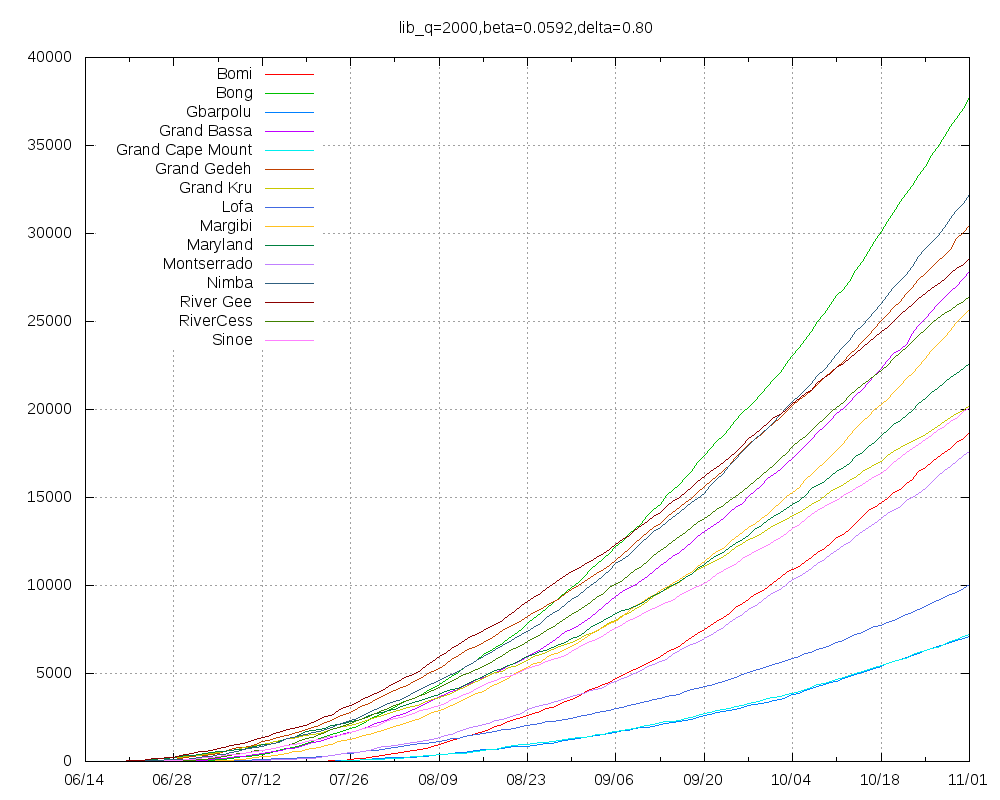

Write the gnuplot code that produced this figure.
set title "lib_q=2000,beta=0.0592,delta=0.80"
set key top left
set grid
set xdata time
set timefmt "%Y-%m-%d"
set terminal png size 1000,800
set output "lib_q=2000,beta=0.0592,delta=0.80.png"
plot "Bomi.tab" using 1:2 title "Bomi" with lines,"Bong.tab" using 1:2 title "Bong" with lines,"Gbarpolu.tab" using 1:2 title "Gbarpolu" with lines,"Grand_Bassa.tab" using 1:2 title "Grand Bassa" with lines,"Grand_Cape_Mount.tab" using 1:2 title "Grand Cape Mount" with lines,"Grand_Gedeh.tab" using 1:2 title "Grand Gedeh" with lines,"Grand_Kru.tab" using 1:2 title "Grand Kru" with lines,"Lofa.tab" using 1:2 title "Lofa" with lines,"Margibi.tab" using 1:2 title "Margibi" with lines,"Maryland.tab" using 1:2 title "Maryland" with lines,"Montserrado.tab" using 1:2 title "Montserrado" with lines,"Nimba.tab" using 1:2 title "Nimba" with lines,"River_Gee.tab" using 1:2 title "River Gee" with lines,"RiverCess.tab" using 1:2 title "RiverCess" with lines,"Sinoe.tab" using 1:2 title "Sinoe" with lines
